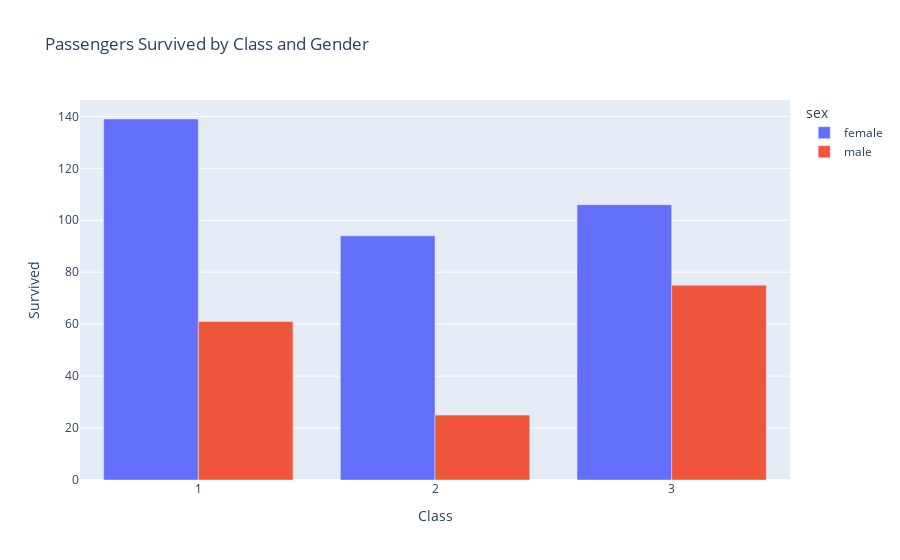

The notebook cell saved with this chart:
### Markdown cell above
## 2. Create a vertical bar chart for passengers survived by class and gender

### Code cell
survived_by_class_gender = titanic_df.groupby(['pclass', 'sex'])['survived'].sum().reset_index()
fig2 = px.bar(survived_by_class_gender, x='pclass', y='survived', color='sex', barmode='group',
              labels={'pclass': 'Class', 'survived': 'Survived'}, title='Passengers Survived by Class and Gender')
fig2.show()

### Figure 1 — Plotly figure (JSON) as saved in the notebook; plotly's stock layout.template omitted (floating-point values rounded to 4 significant figures)
{"data": [{"alignmentgroup": "True", "hovertemplate": "sex=female<br>Class=%{x}<br>Survived=%{y}<extra></extra>", "legendgroup": "female", "marker": {"color": "#636efa", "pattern": {"shape": ""}}, "name": "female", "offsetgroup": "female", "orientation": "v", "showlegend": true, "textposition": "auto", "type": "bar", "x": [1, 2, 3], "xaxis": "x", "y": [139, 94, 106], "yaxis": "y"}, {"alignmentgroup": "True", "hovertemplate": "sex=male<br>Class=%{x}<br>Survived=%{y}<extra></extra>", "legendgroup": "male", "marker": {"color": "#EF553B", "pattern": {"shape": ""}}, "name": "male", "offsetgroup": "male", "orientation": "v", "showlegend": true, "textposition": "auto", "type": "bar", "x": [1, 2, 3], "xaxis": "x", "y": [61, 25, 75], "yaxis": "y"}], "layout": {"autosize": true, "barmode": "group", "legend": {"title": {"text": "sex"}, "tracegroupgap": 0}, "title": {"text": "Passengers Survived by Class and Gender"}, "xaxis": {"anchor": "y", "autorange": true, "domain": [0, 1], "range": [0.5, 3.5], "title": {"text": "Class"}, "type": "linear"}, "yaxis": {"anchor": "x", "autorange": true, "domain": [0, 1], "range": [0, 146.3], "title": {"text": "Survived"}, "type": "linear"}}}
